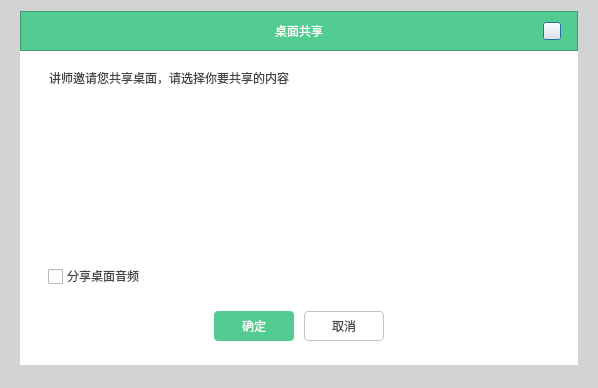
<?xml version="1.0" encoding="UTF-8"?>
<ui version="4.0">
 <class>screenChoiceDlg</class>
 <widget class="QDialog" name="screenChoiceDlg">
  <property name="geometry">
   <rect>
    <x>0</x>
    <y>0</y>
    <width>598</width>
    <height>388</height>
   </rect>
  </property>
  <property name="minimumSize">
   <size>
    <width>598</width>
    <height>388</height>
   </size>
  </property>
  <property name="maximumSize">
   <size>
    <width>598</width>
    <height>388</height>
   </size>
  </property>
  <property name="windowTitle">
   <string>Dialog</string>
  </property>
  <property name="styleSheet">
   <string notr="true">QWidget#screenChoiceDlg{
	background-color: rgb(211, 211, 211);
}	</string>
  </property>
  <layout class="QGridLayout" name="gridLayout_2">
   <property name="leftMargin">
    <number>1</number>
   </property>
   <property name="topMargin">
    <number>1</number>
   </property>
   <property name="rightMargin">
    <number>1</number>
   </property>
   <property name="bottomMargin">
    <number>1</number>
   </property>
   <property name="spacing">
    <number>0</number>
   </property>
   <item row="0" column="0" colspan="3">
    <widget class="QLabel" name="labTop">
     <property name="minimumSize">
      <size>
       <width>0</width>
       <height>10</height>
      </size>
     </property>
     <property name="maximumSize">
      <size>
       <width>16777215</width>
       <height>10</height>
      </size>
     </property>
     <property name="styleSheet">
      <string notr="true">border-image: url(:/widget/img/widget/back.png) 0 0 194 0;</string>
     </property>
     <property name="text">
      <string/>
     </property>
    </widget>
   </item>
   <item row="1" column="0">
    <widget class="QLabel" name="labLeft">
     <property name="minimumSize">
      <size>
       <width>19</width>
       <height>0</height>
      </size>
     </property>
     <property name="maximumSize">
      <size>
       <width>19</width>
       <height>16777215</height>
      </size>
     </property>
     <property name="styleSheet">
      <string notr="true">border-image: url(:/widget/img/widget/back.png) 6 352 18 0;
</string>
     </property>
     <property name="text">
      <string/>
     </property>
    </widget>
   </item>
   <item row="4" column="0" colspan="3">
    <widget class="QLabel" name="labBottum">
     <property name="minimumSize">
      <size>
       <width>0</width>
       <height>22</height>
      </size>
     </property>
     <property name="maximumSize">
      <size>
       <width>16777215</width>
       <height>22</height>
      </size>
     </property>
     <property name="styleSheet">
      <string notr="true">border-image: url(:/widget/img/widget/back.png) 182 0 0 0;</string>
     </property>
     <property name="text">
      <string/>
     </property>
    </widget>
   </item>
   <item row="1" column="1">
    <widget class="QFrame" name="frame">
     <property name="styleSheet">
      <string notr="true">#frame{
background-color: rgb(255, 255, 255);
border:0px;
}</string>
     </property>
     <property name="frameShape">
      <enum>QFrame::StyledPanel</enum>
     </property>
     <property name="frameShadow">
      <enum>QFrame::Raised</enum>
     </property>
     <layout class="QGridLayout" name="gridLayout_3">
      <property name="leftMargin">
       <number>0</number>
      </property>
      <property name="topMargin">
       <number>0</number>
      </property>
      <property name="rightMargin">
       <number>0</number>
      </property>
      <property name="bottomMargin">
       <number>24</number>
      </property>
      <property name="spacing">
       <number>0</number>
      </property>
      <item row="4" column="0">
       <layout class="QHBoxLayout" name="horizontalLayout_2">
        <property name="spacing">
         <number>20</number>
        </property>
        <property name="leftMargin">
         <number>15</number>
        </property>
        <property name="rightMargin">
         <number>20</number>
        </property>
        <item>
         <layout class="QHBoxLayout" name="horizontalLayout_5">
          <property name="spacing">
           <number>2</number>
          </property>
          <property name="leftMargin">
           <number>0</number>
          </property>
          <property name="topMargin">
           <number>0</number>
          </property>
          <property name="rightMargin">
           <number>0</number>
          </property>
          <property name="bottomMargin">
           <number>0</number>
          </property>
          <item>
           <widget class="QCheckBox" name="checkBox_openDesktopCapture">
            <property name="enabled">
             <bool>true</bool>
            </property>
            <property name="minimumSize">
             <size>
              <width>30</width>
              <height>30</height>
             </size>
            </property>
            <property name="maximumSize">
             <size>
              <width>30</width>
              <height>30</height>
             </size>
            </property>
            <property name="font">
             <font>
              <family>微软雅黑</family>
              <pointsize>-1</pointsize>
              <weight>50</weight>
              <italic>false</italic>
              <bold>false</bold>
             </font>
            </property>
            <property name="tabletTracking">
             <bool>true</bool>
            </property>
            <property name="focusPolicy">
             <enum>Qt::StrongFocus</enum>
            </property>
            <property name="contextMenuPolicy">
             <enum>Qt::DefaultContextMenu</enum>
            </property>
            <property name="layoutDirection">
             <enum>Qt::LeftToRight</enum>
            </property>
            <property name="autoFillBackground">
             <bool>false</bool>
            </property>
            <property name="styleSheet">
             <string notr="true">
QCheckBox{
color: rgb(68, 68, 68);
font: 14px &quot;微软雅黑&quot;;
padding:3px 2px 2px 13px;

}

QCheckBox {
     spacing: 5px;
 }

 QCheckBox::indicator {
     width: 15px;
     height: 15px;
 }

QCheckBox:!enabled{
color: rgba(68, 68, 68, 51);
}
QCheckBox::indicator:enabled:unchecked {
        border-image:url(:/Login/img/Login/checkbox.png);
}
QCheckBox::indicator:enabled:unchecked:hover {
          border-image:url(:/Login/img/Login/checkbox_hover.png);
}
QCheckBox::indicator:enabled:checked {
        image: url(:/Login/img/Login/checkbox_click.png);
}</string>
            </property>
            <property name="text">
             <string/>
            </property>
            <property name="iconSize">
             <size>
              <width>16</width>
              <height>16</height>
             </size>
            </property>
            <property name="checked">
             <bool>false</bool>
            </property>
            <property name="tristate">
             <bool>false</bool>
            </property>
           </widget>
          </item>
          <item>
           <layout class="QVBoxLayout" name="verticalLayout">
            <property name="spacing">
             <number>0</number>
            </property>
            <property name="rightMargin">
             <number>0</number>
            </property>
            <property name="bottomMargin">
             <number>0</number>
            </property>
            <item>
             <spacer name="verticalSpacer_3">
              <property name="orientation">
               <enum>Qt::Vertical</enum>
              </property>
              <property name="sizeType">
               <enum>QSizePolicy::Fixed</enum>
              </property>
              <property name="sizeHint" stdset="0">
               <size>
                <width>20</width>
                <height>0</height>
               </size>
              </property>
             </spacer>
            </item>
            <item>
             <widget class="QLabel" name="label_message">
              <property name="enabled">
               <bool>true</bool>
              </property>
              <property name="styleSheet">
               <string notr="true">#label_message{
color: rgb(68, 68, 68);
font: 14px &quot;微软雅黑&quot;;
}

#label_message:!enabled{
color: rgba(68, 68, 68,51);
}</string>
              </property>
              <property name="text">
               <string>分享桌面音频</string>
              </property>
             </widget>
            </item>
           </layout>
          </item>
          <item>
           <spacer name="horizontalSpacer_3">
            <property name="orientation">
             <enum>Qt::Horizontal</enum>
            </property>
            <property name="sizeHint" stdset="0">
             <size>
              <width>40</width>
              <height>20</height>
             </size>
            </property>
           </spacer>
          </item>
         </layout>
        </item>
       </layout>
      </item>
      <item row="2" column="0">
       <widget class="QListWidget" name="listWidget">
        <property name="styleSheet">
         <string notr="true">#listWidget{
	background-color: rgb(255, 255, 255);
	border:0px;
}</string>
        </property>
       </widget>
      </item>
      <item row="0" column="0">
       <widget class="QFrame" name="Titleframe">
        <property name="minimumSize">
         <size>
          <width>0</width>
          <height>40</height>
         </size>
        </property>
        <property name="maximumSize">
         <size>
          <width>16777215</width>
          <height>40</height>
         </size>
        </property>
        <property name="styleSheet">
         <string notr="true">#Titleframe{
background-color: rgb(82, 204, 144);

}</string>
        </property>
        <property name="frameShape">
         <enum>QFrame::StyledPanel</enum>
        </property>
        <property name="frameShadow">
         <enum>QFrame::Raised</enum>
        </property>
        <layout class="QHBoxLayout" name="horizontalLayout_3">
         <property name="spacing">
          <number>0</number>
         </property>
         <property name="leftMargin">
          <number>16</number>
         </property>
         <property name="topMargin">
          <number>0</number>
         </property>
         <property name="rightMargin">
          <number>16</number>
         </property>
         <property name="bottomMargin">
          <number>0</number>
         </property>
         <item>
          <widget class="QLabel" name="label_2">
           <property name="minimumSize">
            <size>
             <width>18</width>
             <height>0</height>
            </size>
           </property>
           <property name="maximumSize">
            <size>
             <width>18</width>
             <height>16777215</height>
            </size>
           </property>
           <property name="text">
            <string/>
           </property>
          </widget>
         </item>
         <item>
          <widget class="QLabel" name="label">
           <property name="sizePolicy">
            <sizepolicy hsizetype="Expanding" vsizetype="Preferred">
             <horstretch>0</horstretch>
             <verstretch>0</verstretch>
            </sizepolicy>
           </property>
           <property name="minimumSize">
            <size>
             <width>0</width>
             <height>30</height>
            </size>
           </property>
           <property name="maximumSize">
            <size>
             <width>16777215</width>
             <height>30</height>
            </size>
           </property>
           <property name="styleSheet">
            <string notr="true">color: rgb(255, 255, 255);
font: 16px &quot;微软雅黑&quot;;</string>
           </property>
           <property name="text">
            <string>桌面共享</string>
           </property>
           <property name="alignment">
            <set>Qt::AlignCenter</set>
           </property>
          </widget>
         </item>
         <item>
          <widget class="QPushButton" name="btnClose">
           <property name="minimumSize">
            <size>
             <width>18</width>
             <height>18</height>
            </size>
           </property>
           <property name="maximumSize">
            <size>
             <width>18</width>
             <height>18</height>
            </size>
           </property>
           <property name="styleSheet">
            <string notr="true">QPushButton{	
	border-image: url(:/Login/img/Login/close_green_Normal.png);
}

QPushButton:hover{		
	border-image: url(:/Login/img/Login/close_green_Click.png);
}

QPushButton:pressed{
	border-image: url(:/Login/img/Login/close_green_Normal.png);
}

QPussButton:!enabled{
	border-image: url(:/Login/img/Login/close_green_Normal.png);
}</string>
           </property>
           <property name="text">
            <string/>
           </property>
          </widget>
         </item>
        </layout>
       </widget>
      </item>
      <item row="5" column="0">
       <layout class="QHBoxLayout" name="horizontalLayout">
        <property name="spacing">
         <number>10</number>
        </property>
        <property name="topMargin">
         <number>20</number>
        </property>
        <item>
         <spacer name="horizontalSpacer">
          <property name="orientation">
           <enum>Qt::Horizontal</enum>
          </property>
          <property name="sizeHint" stdset="0">
           <size>
            <width>40</width>
            <height>20</height>
           </size>
          </property>
         </spacer>
        </item>
        <item>
         <widget class="QPushButton" name="btnOk">
          <property name="enabled">
           <bool>true</bool>
          </property>
          <property name="minimumSize">
           <size>
            <width>80</width>
            <height>30</height>
           </size>
          </property>
          <property name="maximumSize">
           <size>
            <width>80</width>
            <height>30</height>
           </size>
          </property>
          <property name="styleSheet">
           <string notr="true">QPushButton{
font: 14px &quot;微软雅黑&quot;;
background-color: rgb(82, 204, 144);
border: 0px;
border-radius: 4px;
color: rgb(255, 255, 255);
}
QPushButton:hover{
background-color: rgb(99, 224, 162);
}

QPushButton:pressed{
background-color: rgb(52, 184, 119);
}

QPushButton:!enabled{
background-color: rgba(82, 204, 144,51);
}</string>
          </property>
          <property name="text">
           <string>确定</string>
          </property>
         </widget>
        </item>
        <item>
         <widget class="QPushButton" name="btnCancle">
          <property name="enabled">
           <bool>true</bool>
          </property>
          <property name="minimumSize">
           <size>
            <width>80</width>
            <height>30</height>
           </size>
          </property>
          <property name="maximumSize">
           <size>
            <width>80</width>
            <height>30</height>
           </size>
          </property>
          <property name="styleSheet">
           <string notr="true">

QPushButton{
font: 14px &quot;微软雅黑&quot;;	
	color: rgb(68, 68, 68);
	border: 1px solid rgb(196, 196, 196);
	border-radius:4px;
	background-color: rgb(255, 255, 255);
}
QPushButton:hover{
color: rgb(255, 255, 255);
border: 1px solid rgb(196, 196, 196);
background-color: rgb(196, 196, 196);
}

QPushButton:pressed{
color: rgb(255, 255, 255);
border: 1px solid rgb(153, 153, 153);
background-color: rgb(153, 153, 153);
}

QPushButton:!enabled{
color: rgba(68, 68, 68, 51);
	border: 1px solid rgb(196, 196, 196);
	border-radius:4px;
	background-color: rgba(255, 255, 255,51);
}</string>
          </property>
          <property name="text">
           <string>取消</string>
          </property>
         </widget>
        </item>
        <item>
         <spacer name="horizontalSpacer_2">
          <property name="orientation">
           <enum>Qt::Horizontal</enum>
          </property>
          <property name="sizeHint" stdset="0">
           <size>
            <width>40</width>
            <height>20</height>
           </size>
          </property>
         </spacer>
        </item>
       </layout>
      </item>
      <item row="1" column="0">
       <widget class="QWidget" name="StuDentTitle" native="true">
        <layout class="QHBoxLayout" name="horizontalLayout_4">
         <property name="spacing">
          <number>0</number>
         </property>
         <property name="leftMargin">
          <number>21</number>
         </property>
         <property name="topMargin">
          <number>20</number>
         </property>
         <property name="rightMargin">
          <number>0</number>
         </property>
         <item>
          <widget class="QLabel" name="labTip">
           <property name="enabled">
            <bool>true</bool>
           </property>
           <property name="sizePolicy">
            <sizepolicy hsizetype="Expanding" vsizetype="Preferred">
             <horstretch>0</horstretch>
             <verstretch>0</verstretch>
            </sizepolicy>
           </property>
           <property name="minimumSize">
            <size>
             <width>0</width>
             <height>14</height>
            </size>
           </property>
           <property name="maximumSize">
            <size>
             <width>16777215</width>
             <height>14</height>
            </size>
           </property>
           <property name="styleSheet">
            <string notr="true">
#labTip{
font: 14px &quot;微软雅黑&quot;;
background-color: rgb(255, 255, 255);
color: rgb(68, 68, 68);
border:0px;
padding-left:5px;
}

#labTip:!enabled{
background-color: rgba(255, 255, 255, 51);
color: rgba(68, 68, 68, 51);
}</string>
           </property>
           <property name="text">
            <string>讲师邀请您共享桌面，请选择你要共享的内容</string>
           </property>
          </widget>
         </item>
        </layout>
       </widget>
      </item>
     </layout>
    </widget>
   </item>
   <item row="1" column="2">
    <widget class="QLabel" name="labRight">
     <property name="minimumSize">
      <size>
       <width>19</width>
       <height>0</height>
      </size>
     </property>
     <property name="maximumSize">
      <size>
       <width>19</width>
       <height>16777215</height>
      </size>
     </property>
     <property name="styleSheet">
      <string notr="true">border-image: url(:/widget/img/widget/back.png) 10 0 18 352;</string>
     </property>
     <property name="text">
      <string/>
     </property>
    </widget>
   </item>
  </layout>
 </widget>
 <resources>
  <include location="../../VLive/VLive.qrc"/>
 </resources>
 <connections/>
</ui>
